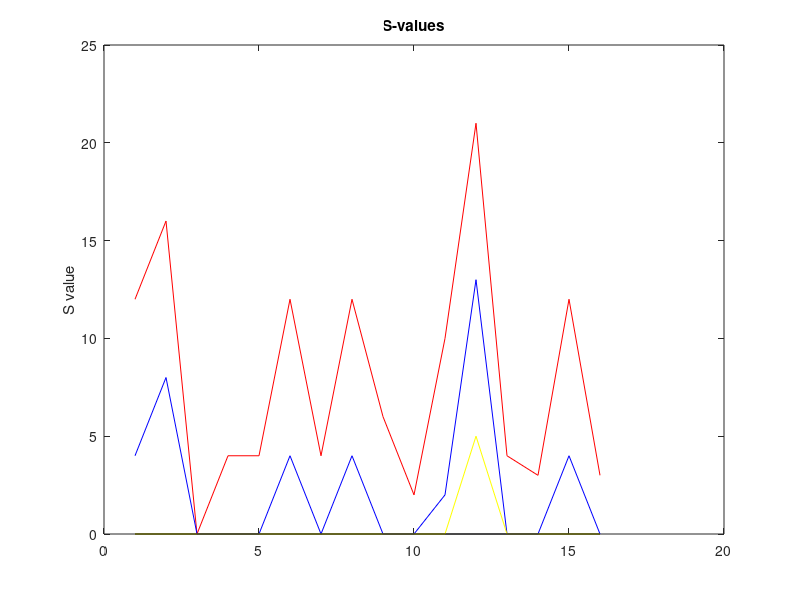
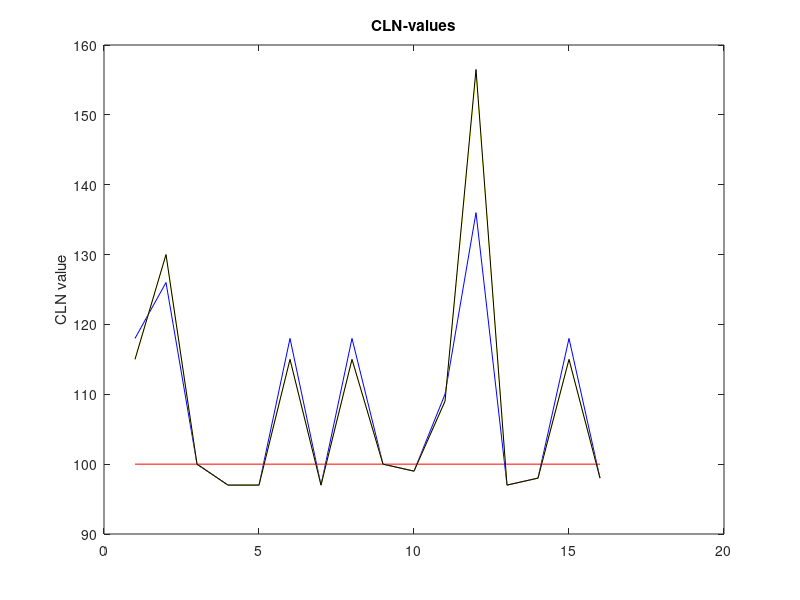

Write the MATLAB code that produced these figures, in order.
%%%%% Capillary-like Networks %%%%%

% open a file to write output %
fh = fopen('result.txt','w');

%%%%% Input S & CLN matrices to calculate      %%%%%%
S = [12, 4, 6, 4; 16, 12, 2, 3;0, 4, 10, 12;4, 12, 21, 3]
%CLN = [50, 50, 50, 50; 50, 50, 50, 50;50, 50, 50, 50;50, 50, 50, 50]
CLN = [100, 100, 100, 100; 100, 100, 100, 100; 100, 100, 100, 100; 100, 100, 100, 100]

function Vlist = convert_2_list(V)
    %%% converts a square nxn matrin into a 1xn^2 matrix
    V_dash = V'
    Vlist  = V(:)
    Vlist = Vlist'
endfunction
  


fprintf(fh, "============================================\n")
fprintf(fh, "S:              & CLN:            @step: %d - (Initial State)\n", 0)
fprintf(fh, '%2d %2d %2d %2d | %2d %2d %2d %2d  \n', S(1,:), CLN(1,:));
fprintf(fh, '%2d %2d %2d %2d | %2d %2d %2d %2d  \n', S(2,:), CLN(2,:));
fprintf(fh, '%2d %2d %2d %2d | %2d %2d %2d %2d  \n', S(3,:), CLN(3,:));
fprintf(fh, '%2d %2d %2d %2d | %2d %2d %2d %2d  \n', S(4,:), CLN(4,:));
fprintf(fh, "============================================\n")

CLN_set=zeros(4,16)
S_set=zeros(4,16)

%%% convert initial given values from a 4x4 to 1x16
CLN_list = convert_2_list(CLN)
S_list = convert_2_list(S)
for t = 1:16
   CLN_set(1, t) = CLN_list(1, t)
   S_set(1, t) = S_list(1, t)
end
   
for k=1:12    %repetitions 12 in total%
   for i=1:4
       for j=1:4
           if S(i,j) < 5
               CLN(i,j) = CLN(i, j) - 0.5*S(i, j)     % decrease value of CLN(i,j) since S(i, j) < 5
               if CLN(i,j) < 0
	               CLN(i, j) = 0                      % value cannot be negative  
               end    
           else
               CLN(i,j) = CLN(i, j) + 0.5*S(i, j)   % increase value of CLN(i,j) since S(i, j) >= 5
		       end
           S(i, j) = S(i, j) - 2                  % decrease respective S(i, j) in every repetition  
           if S(i, j) < 0
               S(i, j) = 0
           end
       end
   end
   fprintf(fh, "===========================================\n")
   fprintf(fh, "S:              & CLN:            @step: %d\n", k)
   fprintf(fh, '%2d %2d %2d %2d | %3d %3d %3d %3d  \n', S(1,:), CLN(1,:));
   fprintf(fh, '%2d %2d %2d %2d | %3d %3d %3d %3d  \n', S(2,:), CLN(2,:));
   fprintf(fh, '%2d %2d %2d %2d | %3d %3d %3d %3d  \n', S(3,:), CLN(3,:));
   fprintf(fh, '%2d %2d %2d %2d | %3d %3d %3d %3d  \n', S(4,:), CLN(4,:));
   fprintf(fh, "============================================\n") 
   if rem(k, 4) == 0
       fprintf(fh, "\n======> cycle: %d i.e. %d repetitions completed \n\n", int32(k/4), k)
       %CLN_dash = CLN'
       %CLN_list = CLN_dash(:)
       CLN_list = convert_2_list(CLN)
       S_list = convert_2_list(S)
       step = (k/4)+1 %%% i.e. step can only be 2, 3 &  4, we already have row 1 with the initial values
       for t = 1:16
           CLN_set(step, t) = CLN_list(1, t)
           S_set(step, t) = S_list(1, t)
       end
   end
end 

%plots 
j=1:16
figure(1)
plot(j, S_set(1, :), 'r', j, S_set(2, :), 'b', j, S_set(3, :), 'y', j, S_set(4, :), 'k')
title('S-values')
ylabel('S value')
figure(2)
plot(j, CLN_set(1, :), 'r', j, CLN_set(2, :), 'b', j, CLN_set(3, :), 'y', j, CLN_set(4, :), 'k')
title('CLN-values')
ylabel('CLN value')

fclose(fh);  % close file %
